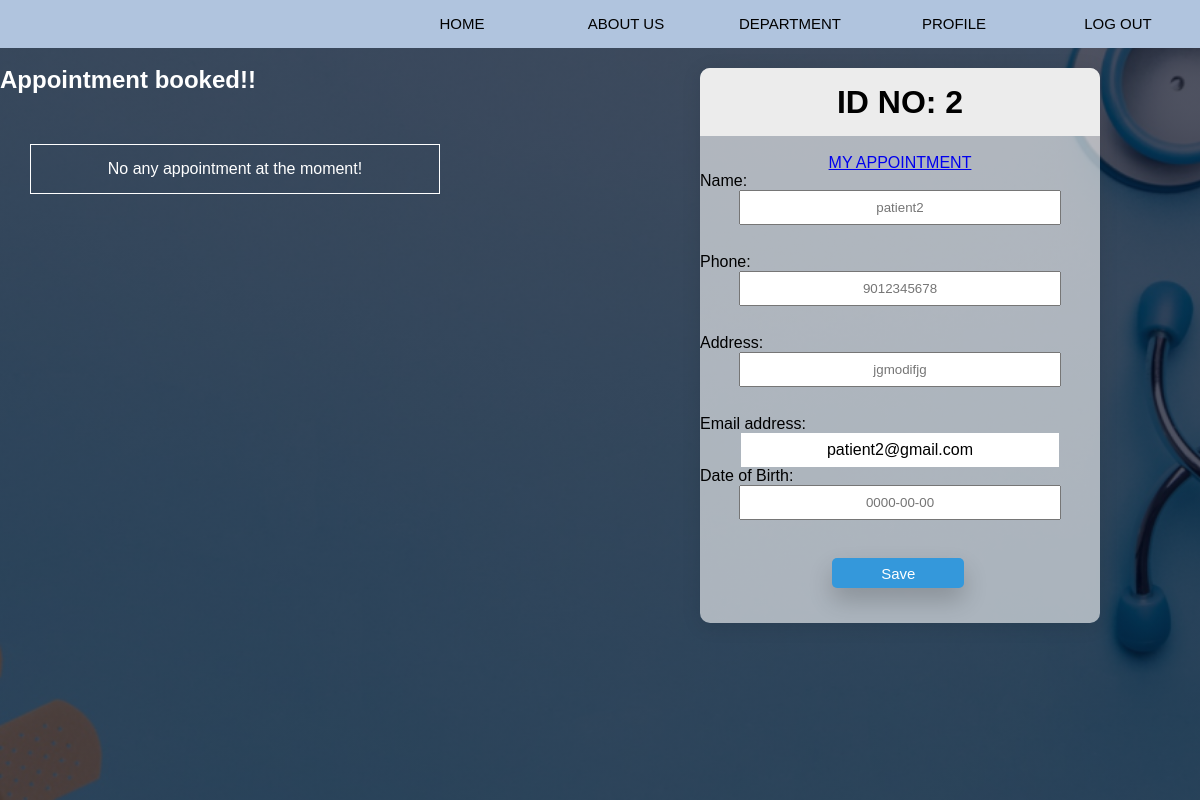
The page /user/appointment.php (signed in) on the database as committed earlier.
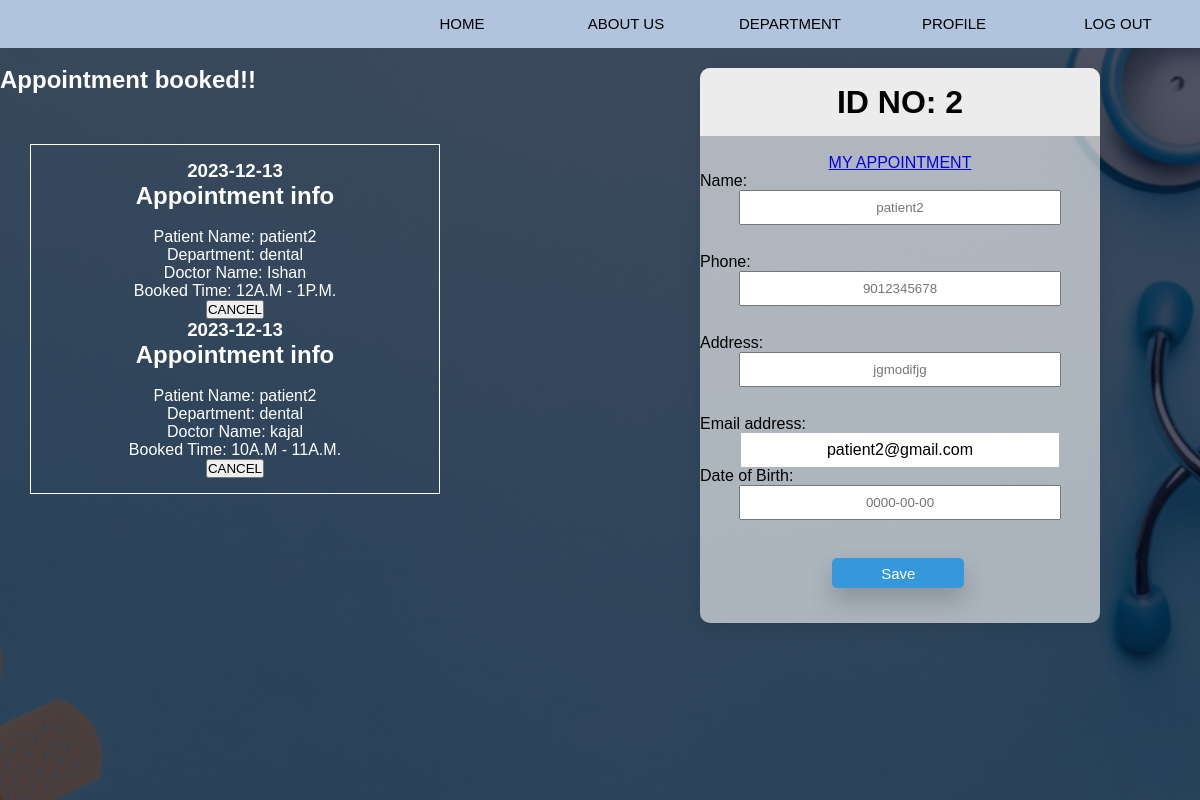
The same page on the database as committed later.
### tables this page shows
CREATE TABLE `appointments` (
  `id` int(11) NOT NULL,
  `patient_id` int(11) NOT NULL,
  `doctor_id` int(11) NOT NULL,
  `description` varchar(100) NOT NULL,
  `feedback` varchar(500) NOT NULL,
  `booked_time` varchar(50) NOT NULL,
  `created_date` date NOT NULL
);

CREATE TABLE `doctors_info` (
  `doctor_id` int(11) NOT NULL,
  `doctor_name` varchar(30) NOT NULL,
  `doctor_specialization` varchar(30) NOT NULL,
  `doctor_phone` varchar(10) NOT NULL,
  `doctor_email` varchar(30) NOT NULL,
  `day_from` varchar(30) NOT NULL,
  `day_to` varchar(30) NOT NULL,
  `time` varchar(255) NOT NULL,
  `doctor_password` varchar(30) NOT NULL,
  `photo` varchar(200) NOT NULL
);

CREATE TABLE `patients_info` (
  `patient_id` int(11) NOT NULL,
  `patient_name` varchar(30) NOT NULL,
  `patient_phone` varchar(10) NOT NULL,
  `patient_address` varchar(30) NOT NULL,
  `patient_age` int(3) NOT NULL,
  `patient_gender` varchar(6) NOT NULL,
  `patient_email` varchar(30) NOT NULL,
  `patient_password` varchar(30) NOT NULL,
  `patient_dob` date NOT NULL
);

### config.php (called while the page is built, shortened)
<?php
$today_date = date('Y/m/d');
?>

### user/appointment.php (the view, shortened to what this page needs)
<?php
include('../config.php');
?>
<!DOCTYPE html>
<html>
<head>
    <link rel="stylesheet" href="../style3.css">
</head>
<body>
    <form method="post">
        <?php
        include 'header2.php';
        ?>
        <div class="welcome"><br />
            <h2> Appointment booked!! </h2>
            <div class="app-info">
                <?php
                $data1 = mysqli_query($conn, "SELECT * FROM appointments where  created_date='$today_date' AND
                patient_id='" . $_SESSION['user_id'] . "' ");
                $result = mysqli_num_rows($data1);
                if ($result == 0) {
                    echo "No any appointment at the moment!";
                } else {
                    while ($info = mysqli_fetch_array($data1)) {
                        $patient_id = $info['patient_id'];
                        $doctor_id = $info['doctor_id'];
                        $data3 = mysqli_query($conn, "SELECT * FROM patients_info WHERE patient_id='$patient_id'");
                        while ($info3 = mysqli_fetch_array($data3)) {
                            $data2 = mysqli_query($conn, "SELECT * FROM doctors_info where  doctor_id='$doctor_id' ");
                            while ($info2 = mysqli_fetch_array($data2)) {
                                ?>
                                <h3>
                                    <?php echo $info['created_date'] ?>
                                </h3>
                                <h2>Appointment info</h2>
                                <br />
                                Patient Name:
                                <?php echo $info3['patient_name'] ?><br />
                                Department:
                                <?php echo $info2['doctor_specialization'] ?><br />
                                Doctor Name:
                                <?php echo $info2['doctor_name'] ?><br />
                                Booked Time:
                                <?php echo $info['booked_time'] ?><br />
                                <?php
                                if (empty($info['feedback'])) { ?>
                                    <button type='submit' name='cancel'>CANCEL</button><br />
                                    <?php
                                } else { ?>
                                    <br />
                                    <h3>Presciption/Feedback:</h3><br />
                                    <?php echo $info['feedback'] ?><br />
                                    <?php
                                }
                            }
                        }
                    }
                }
                ?>
            </div>
        </div>
        <div class="profilecontainer">
            <h1>ID NO:
                <?php echo $_SESSION['user_id'] ?>
            </h1><br />
            <a href="appointment.php">MY APPOINTMENT</a>
            Name:
            <span class="input-icons">
                <i class="fa fa-pencil icon"></i>
                <input type="text" name="name" placeholder="<?php echo $_SESSION['pname'] ?>"><br />
            </span>
            Phone:
            <div class="input-icons">
                <i class="fa fa-pencil icon"></i>
                <input type="tel" name="phone" pattern="[0-9]{10}" placeholder="<?php echo $_SESSION['pphone'] ?>"><br />
            </div>
            Address:
            <div class="input-icons">
                <i class="fa fa-pencil icon"></i>
                <input type="text" name="address" placeholder="<?php echo $_SESSION['paddress'] ?>"><br />
            </div>
            Email address:
            <div class="input-info">
                <?php echo $_SESSION['login_user'] ?><br />
            </div>
            Date of Birth:
            <div class="input-icons">
                <i class="fa fa-pencil icon"></i>
                <input type="text" name="dob" placeholder="<?php echo $_SESSION['pdob'] ?>"><br />
            </div>
            <button class="save-btn" name="save-btn">Save</button>
        </div>
        </div>
    </form>
</body>
</html>

### user/header2.php (shortened to what this page needs)
<?php
include('../config.php');
?>
<!DOCTYPE html>
<html>
<head>
    <link rel="stylesheet" href="../style3.css">
</head>
<body>
    <div class="header">
        <nav>
            <div class="nav-links">
                <ul>
                    <li><a href="index.php">HOME</a></li>
                    <li><a href="">ABOUT US</a></li>
                    <li><a href="department.php">DEPARTMENT</a></li>
                    <li><a href="profile.php">PROFILE</a></li>
                    <li><a href="../logout.php">LOG OUT</a></li>
                </ul>
            </div>
        </nav>

### style3.css (style rules this page uses)
* { margin:0; padding: 0; font-family: 'Poppins', sans-serif; }
.header { min-height: 100vh; width:100%; background-image:linear-gradient(rgba(4,9,30,0.7),rgba(4,9,30,0.7)),url(images/img3.jpg) ; background-position: center; background-size: cover; position:relative; }
.nav-links { background: #b0c4de; text-align: right; }
.nav-links ul { display: inline-flex; list-style: none; color: #fff; }
.nav-links ul li { width:120px; margin:10px; padding: 5px 12px; text-align: center; float: right; }
.nav-links ul li a { color:black; text-decoration: none; font-size: 15px; display:inline-block; position:relative; cursor:pointer; }
.header .welcome { color:white; }
.app-info { margin-top: 50px; margin-left: 30px; padding: 15px; text-align: center; border: 1px solid white; width:100mm; }
.welcome { float: left; }
.profilecontainer { width:400px; background:rgba(255,255,255,0.6); border-radius: 10px; overflow: hidden; box-shadow: 0 3px 20px 0px rgba(0,0,0,0.1); margin-left: 700px; margin-top: 20px; height: 520px; padding-bottom: 35px; }
.profilecontainer * { display:table; margin:0 auto; }
.profilecontainer h1 { padding-top: 15px; color: black; line-height: 1.2; text-align: center; display:block; padding-bottom:15px ; font-family: arial; font-weight: 600; background-color: #ececec; }
.profilecontainer input { width: 8cm; padding: 8px; text-align: center; }
.input-info { width: 8cm; padding: 8px; text-align: center; background-color: white; }
.input-icons i { position: absolute; }
.input-icons { width:8cm; margin-bottom: 10px; }
.icon { padding:10px; min-width: 15px; }
.save-btn { font-family: 'Source Sans Pro', sans-serif; font-size: 15px; color:#fff; cursor:pointer; margin: 20px; height:30px; margin-left: 35mm; text-align: center; border:none; background-size: 300% 100%; width:132px; transition: all 0.4s ease-in-out; background-color: #3498db;; border-radius: 0.3125rem; box-shadow: 0 12px 24px 0 rgba(0,0,0,0.2); }

Rows that differ between the two databases and show on the page:
added appointments: created_date "2023-12-13", booked_time "12A.M - 1P.M."
now on this page (row unchanged): patients_info: patient_name "patient2"
added doctors_info: doctor_specialization "dental", doctor_name "Ishan"
added appointments: created_date "2023-12-13", booked_time "10A.M - 11A.M."
added doctors_info: doctor_specialization "dental", doctor_name "kajal"
Other text that changed with them:
text no longer shown: "No any appointment at the moment!"
